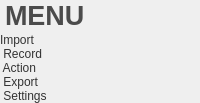
       <widget class="QFrame" name="menu_container">
        <property name="maximumSize">
         <size>
          <width>16777215</width>
          <height>200</height>
         </size>
        </property>
        <property name="styleSheet">
         <string notr="true">border: 0;</string>
        </property>
        <property name="frameShape">
         <enum>QFrame::NoFrame</enum>
        </property>
        <property name="lineWidth">
         <number>0</number>
        </property>
        <layout class="QVBoxLayout" name="verticalLayout_2">
         <property name="spacing">
          <number>3</number>
         </property>
         <property name="leftMargin">
          <number>0</number>
         </property>
         <property name="topMargin">
          <number>0</number>
         </property>
         <property name="rightMargin">
          <number>0</number>
         </property>
         <property name="bottomMargin">
          <number>0</number>
         </property>
         <item>
          <widget class="QFrame" name="menu_container_label">
           <property name="maximumSize">
            <size>
             <width>16777215</width>
             <height>30</height>
            </size>
           </property>
           <property name="styleSheet">
            <string notr="true">border: 0;</string>
           </property>
           <property name="frameShape">
            <enum>QFrame::NoFrame</enum>
           </property>
           <property name="lineWidth">
            <number>0</number>
           </property>
           <layout class="QHBoxLayout" name="horizontalLayout_2">
            <property name="spacing">
             <number>0</number>
            </property>
            <property name="leftMargin">
             <number>5</number>
            </property>
            <property name="topMargin">
             <number>0</number>
            </property>
            <property name="rightMargin">
             <number>0</number>
            </property>
            <property name="bottomMargin">
             <number>0</number>
            </property>
            <item>
             <widget class="QLabel" name="menu_label">
              <property name="font">
               <font>
                <pointsize>20</pointsize>
                <weight>75</weight>
                <bold>true</bold>
               </font>
              </property>
              <property name="styleSheet">
               <string notr="true">color: #4B4B4B;
font-size: 20pt;</string>
              </property>
              <property name="lineWidth">
               <number>0</number>
              </property>
              <property name="text">
               <string>MENU</string>
              </property>
             </widget>
            </item>
           </layout>
          </widget>
         </item>
         <item>
          <widget class="QFrame" name="menu_container_option">
           <property name="styleSheet">
            <string notr="true">border: 0;</string>
           </property>
           <property name="frameShape">
            <enum>QFrame::NoFrame</enum>
           </property>
           <property name="lineWidth">
            <number>0</number>
           </property>
           <layout class="QVBoxLayout" name="verticalLayout_4">
            <property name="spacing">
             <number>0</number>
            </property>
            <property name="leftMargin">
             <number>0</number>
            </property>
            <property name="topMargin">
             <number>0</number>
            </property>
            <property name="rightMargin">
             <number>0</number>
            </property>
            <property name="bottomMargin">
             <number>0</number>
            </property>
            <item>
             <widget class="QPushButton" name="menu_import_button">
              <property name="font">
               <font>
                <kerning>false</kerning>
               </font>
              </property>
              <property name="cursor">
               <cursorShape>PointingHandCursor</cursorShape>
              </property>
              <property name="styleSheet">
               <string notr="true">text-align: left; color: #333;</string>
              </property>
              <property name="text">
               <string>Import</string>
              </property>
              <property name="icon">
               <iconset resource="resource.qrc">
                <normaloff>:/Icons/images/icons/icons8-import_gray.png</normaloff>:/Icons/images/icons/icons8-import_gray.png</iconset>
              </property>
              <property name="iconSize">
               <size>
                <width>25</width>
                <height>25</height>
               </size>
              </property>
             </widget>
            </item>
            <item>
             <widget class="QPushButton" name="menu_record_button">
              <property name="cursor">
               <cursorShape>PointingHandCursor</cursorShape>
              </property>
              <property name="styleSheet">
               <string notr="true">text-align: left; color: #333;</string>
              </property>
              <property name="text">
               <string> Record</string>
              </property>
              <property name="icon">
               <iconset resource="resource.qrc">
                <normaloff>:/Icons/images/icons/icons8-record_gray.png</normaloff>:/Icons/images/icons/icons8-record_gray.png</iconset>
              </property>
              <property name="iconSize">
               <size>
                <width>25</width>
                <height>25</height>
               </size>
              </property>
             </widget>
            </item>
            <item>
             <widget class="QPushButton" name="menu_action_button">
              <property name="cursor">
               <cursorShape>PointingHandCursor</cursorShape>
              </property>
              <property name="styleSheet">
               <string notr="true">text-align: left; color: #333;</string>
              </property>
              <property name="text">
               <string> Action</string>
              </property>
              <property name="icon">
               <iconset resource="resource.qrc">
                <normaloff>:/Icons/images/icons/icons8-run-command_gray.png</normaloff>:/Icons/images/icons/icons8-run-command_gray.png</iconset>
              </property>
              <property name="iconSize">
               <size>
                <width>25</width>
                <height>25</height>
               </size>
              </property>
             </widget>
            </item>
            <item>
             <widget class="QPushButton" name="menu_export_button">
              <property name="cursor">
               <cursorShape>PointingHandCursor</cursorShape>
              </property>
              <property name="styleSheet">
               <string notr="true">text-align: left; color: #333;</string>
              </property>
              <property name="text">
               <string> Export</string>
              </property>
              <property name="icon">
               <iconset resource="resource.qrc">
                <normaloff>:/Icons/images/icons/icons8-export-pdf_gray.png</normaloff>:/Icons/images/icons/icons8-export-pdf_gray.png</iconset>
              </property>
              <property name="iconSize">
               <size>
                <width>25</width>
                <height>25</height>
               </size>
              </property>
             </widget>
            </item>
            <item>
             <widget class="QPushButton" name="menu_settings_button">
              <property name="cursor">
               <cursorShape>PointingHandCursor</cursorShape>
              </property>
              <property name="styleSheet">
               <string notr="true">text-align: left; color: #333;</string>
              </property>
              <property name="text">
               <string> Settings</string>
              </property>
              <property name="icon">
               <iconset resource="resource.qrc">
                <normaloff>:/Icons/images/icons/icons8-setting_gray.png</normaloff>:/Icons/images/icons/icons8-setting_gray.png</iconset>
              </property>
              <property name="iconSize">
               <size>
                <width>25</width>
                <height>25</height>
               </size>
              </property>
             </widget>
            </item>
           </layout>
          </widget>
         </item>
        </layout>
       </widget>
